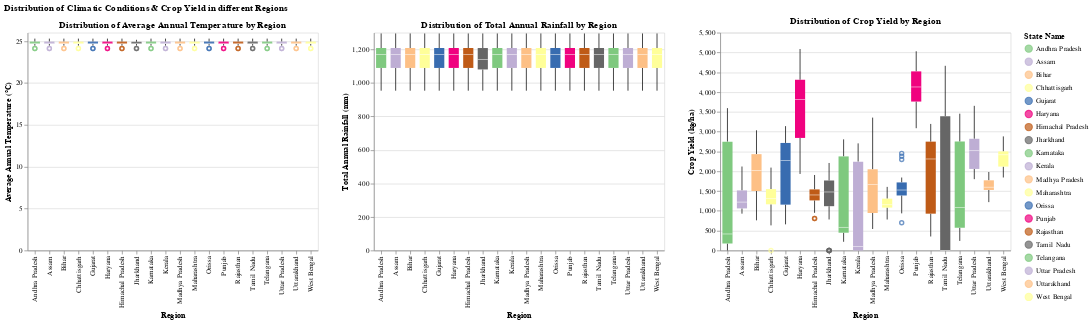

Notebook cell for this chart:
### Code cell
import altair as alt

# Create a box plot for average annual temperature by state
temp_boxplot = alt.Chart(combined_data_with_commodity).mark_boxplot().encode(
    x=alt.X('State Name:N', title='Region'),
    y=alt.Y('Avg_Annual_Temperature:Q', title='Average Annual Temperature (°C)'),
    color=alt.Color('State Name:N', scale=alt.Scale(scheme='accent')),
    tooltip=['State Name:N', 'Avg_Annual_Temperature:Q']
).properties(
    title='Distribution of Average Annual Temperature by Region'
)

# Create a box plot for total annual rainfall by state
rainfall_boxplot = alt.Chart(combined_data_with_commodity).mark_boxplot().encode(
    x=alt.X('State Name:N', title='Region'),
    y=alt.Y('Avg_Annual_Rainfall:Q', title='Total Annual Rainfall (mm)'),
    color=alt.Color('State Name:N', scale=alt.Scale(scheme='accent')),
    tooltip=['State Name:N', 'Avg_Annual_Rainfall:Q']
).properties(
    title='Distribution of Total Annual Rainfall by Region'
)

# Assuming 'yield' column exists in climate_data
# Create a box plot for crop yield by state
yield_boxplot = alt.Chart(combined_data_with_commodity).mark_boxplot().encode(
    x=alt.X('State Name:N', title='Region'),
    y=alt.Y('yield:Q', title='Crop Yield (kg/ha)'),
    color=alt.Color('State Name:N', scale=alt.Scale(scheme='accent')),
    tooltip=['State Name:N', 'yield:Q']
).properties(
    title='Distribution of Crop Yield by Region'
)


# Combine the charts horizontally
combined_charts = alt.hconcat(temp_boxplot, rainfall_boxplot, yield_boxplot, spacing=30,
                              title="Distribution of Climatic Conditions & Crop Yield in different Regions"
                             ).resolve_scale(color='shared', y='independent')

combined_charts.display()

### Figure 1 — Vega-Lite specification as saved in the notebook (floating-point values rounded to 4 significant figures; data arrays with more than 128 entries replaced by an {"elided": "..."} marker saying what was removed)
{"config": {"view": {"continuousWidth": 400, "continuousHeight": 300}}, "hconcat": [{"mark": "boxplot", "encoding": {"color": {"field": "State Name", "scale": {"scheme": "accent"}, "type": "nominal"}, "tooltip": [{"field": "State Name", "type": "nominal"}, {"field": "Avg_Annual_Temperature", "type": "quantitative"}], "x": {"field": "State Name", "title": "Region", "type": "nominal"}, "y": {"field": "Avg_Annual_Temperature", "title": "Average Annual Temperature (°C)", "type": "quantitative"}}, "title": "Distribution of Average Annual Temperature by Region"}, {"mark": "boxplot", "encoding": {"color": {"field": "State Name", "scale": {"scheme": "accent"}, "type": "nominal"}, "tooltip": [{"field": "State Name", "type": "nominal"}, {"field": "Avg_Annual_Rainfall", "type": "quantitative"}], "x": {"field": "State Name", "title": "Region", "type": "nominal"}, "y": {"field": "Avg_Annual_Rainfall", "title": "Total Annual Rainfall (mm)", "type": "quantitative"}}, "title": "Distribution of Total Annual Rainfall by Region"}, {"mark": "boxplot", "encoding": {"color": {"field": "State Name", "scale": {"scheme": "accent"}, "type": "nominal"}, "tooltip": [{"field": "State Name", "type": "nominal"}, {"field": "yield", "type": "quantitative"}], "x": {"field": "State Name", "title": "Region", "type": "nominal"}, "y": {"field": "yield", "title": "Crop Yield (kg/ha)", "type": "quantitative"}}, "title": "Distribution of Crop Yield by Region"}], "data": {"name": "data-50d448a1d4ce24a7e63c25d1ad48c8b1"}, "resolve": {"scale": {"color": "shared", "y": "independent"}}, "spacing": 30, "title": "Distribution of Climatic Conditions & Crop Yield in different Regions", "$schema": "https://vega.github.io/schema/vega-lite/v4.17.0.json", "datasets": {"data-50d448a1d4ce24a7e63c25d1ad48c8b1": {"elided": "1116 records"}}}
